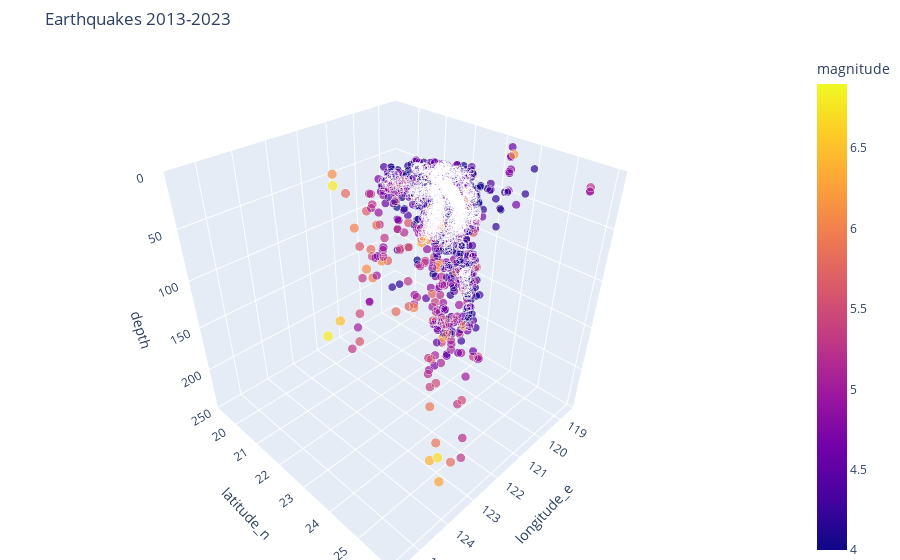

The notebook cell this image was saved under:
### Markdown cell above
### 1.6 Location and depth

### Code cell
fig = px.scatter_3d(df[df['magnitude'] >= 4], x='longitude_e', y='latitude_n', z='depth', color='magnitude',size='magnitude',size_max=10,opacity=0.7)
fig.update_layout(title='Earthquakes 2013-2023')
fig.update_layout(scene_zaxis_range=[250, 0])
fig.update_layout(margin=dict(l=0, r=0, b=0, t=50))
fig.show()

### Figure 1 — Plotly figure (JSON) as saved in the notebook; plotly's stock layout.template omitted (floating-point values rounded to 4 significant figures; data arrays with more than 128 entries replaced by an {"elided": "..."} marker saying what was removed)
{"data": [{"hovertemplate": "longitude_e=%{x}<br>latitude_n=%{y}<br>depth=%{z}<br>magnitude=%{marker.color}<extra></extra>", "legendgroup": "", "marker": {"color": {"elided": "2121 float values"}, "coloraxis": "coloraxis", "opacity": 0.7, "size": {"elided": "2121 float values"}, "sizemode": "area", "sizeref": 0.069, "symbol": "circle"}, "mode": "markers", "name": "", "scene": "scene", "showlegend": false, "type": "scatter3d", "x": {"elided": "2121 float values"}, "y": {"elided": "2121 float values"}, "z": {"elided": "2121 float values"}}], "layout": {"coloraxis": {"colorbar": {"title": {"text": "magnitude"}}, "colorscale": [[0, "#0d0887"], [0.1111, "#46039f"], [0.2222, "#7201a8"], [0.3333, "#9c179e"], [0.4444, "#bd3786"], [0.5556, "#d8576b"], [0.6667, "#ed7953"], [0.7778, "#fb9f3a"], [0.8889, "#fdca26"], [1, "#f0f921"]]}, "legend": {"itemsizing": "constant", "tracegroupgap": 0}, "margin": {"b": 0, "l": 0, "r": 0, "t": 50}, "scene": {"domain": {"x": [0, 1], "y": [0, 1]}, "xaxis": {"title": {"text": "longitude_e"}}, "yaxis": {"title": {"text": "latitude_n"}}, "zaxis": {"range": [250, 0], "title": {"text": "depth"}}}, "title": {"text": "Earthquakes 2013-2023"}}}
